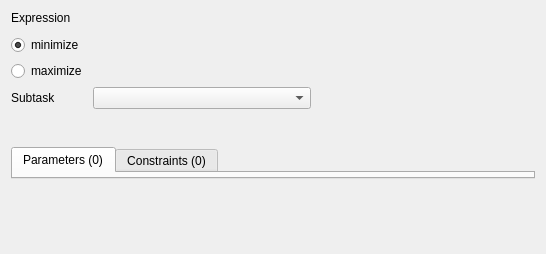
<?xml version="1.0" encoding="UTF-8"?>
<ui version="4.0">
<comment> Begin CVS Header </comment>
<comment>   $Source: /fs/turing/cvs/copasi_dev/copasi/UI/CQOptimizationWidget.ui,v $ </comment>
<comment>   $Revision: 1.16 $ </comment>
<comment>   $Name: Build-33 $ </comment>
<comment>   $Author: pwilly $ </comment>
<comment>   $Date: 2009/09/23 11:45:51 $ </comment>
<comment> End CVS Header </comment>

<comment> Copyright (C) 2008 by Pedro Mendes, Virginia Tech Intellectual </comment>
<comment> Properties, Inc., EML Research, gGmbH, University of Heidelberg, </comment>
<comment> and The University of Manchester. </comment>
<comment> All rights reserved. </comment>

 <comment> All rights reserved. </comment>
 <class>CQOptimizationWidget</class>
 <widget class="TaskWidget" name="CQOptimizationWidget">
  <property name="geometry">
   <rect>
    <x>0</x>
    <y>0</y>
    <width>546</width>
    <height>254</height>
   </rect>
  </property>
  <property name="sizePolicy">
   <sizepolicy hsizetype="Preferred" vsizetype="Preferred">
    <horstretch>0</horstretch>
    <verstretch>0</verstretch>
   </sizepolicy>
  </property>
  <property name="minimumSize">
   <size>
    <width>0</width>
    <height>0</height>
   </size>
  </property>
  <property name="caption" stdset="0">
   <string>Optimization</string>
  </property>
  <layout class="QVBoxLayout" name="verticalLayout">
   <item>
    <layout class="QGridLayout" name="gridLayout">
     <item row="0" column="0">
      <widget class="QLabel" name="mpLblExpression">
       <property name="sizePolicy">
        <sizepolicy hsizetype="Preferred" vsizetype="Preferred">
         <horstretch>0</horstretch>
         <verstretch>0</verstretch>
        </sizepolicy>
       </property>
       <property name="text">
        <string>Expression</string>
       </property>
       <property name="alignment">
        <set>Qt::AlignLeading|Qt::AlignLeft|Qt::AlignTop</set>
       </property>
       <property name="wordWrap">
        <bool>false</bool>
       </property>
      </widget>
     </item>
     <item row="0" column="1" rowspan="3" colspan="2">
      <widget class="CQExpressionMmlStackedWidget" name="mpExpressionEMW">
       <property name="minimumSize">
        <size>
         <width>420</width>
         <height>70</height>
        </size>
       </property>
       <widget class="QWidget" name="page"/>
       <widget class="QWidget" name="page_2"/>
      </widget>
     </item>
     <item row="1" column="0">
      <widget class="QRadioButton" name="mpBtnMinimize">
       <property name="sizePolicy">
        <sizepolicy hsizetype="Minimum" vsizetype="Fixed">
         <horstretch>0</horstretch>
         <verstretch>0</verstretch>
        </sizepolicy>
       </property>
       <property name="text">
        <string>minimize</string>
       </property>
       <property name="checked">
        <bool>true</bool>
       </property>
      </widget>
     </item>
     <item row="2" column="0">
      <widget class="QRadioButton" name="mpBtnMaximize">
       <property name="sizePolicy">
        <sizepolicy hsizetype="Minimum" vsizetype="Fixed">
         <horstretch>0</horstretch>
         <verstretch>0</verstretch>
        </sizepolicy>
       </property>
       <property name="text">
        <string>maximize</string>
       </property>
      </widget>
     </item>
     <item row="3" column="0">
      <widget class="QLabel" name="mpLblType">
       <property name="sizePolicy">
        <sizepolicy hsizetype="Preferred" vsizetype="Preferred">
         <horstretch>0</horstretch>
         <verstretch>0</verstretch>
        </sizepolicy>
       </property>
       <property name="text">
        <string>Subtask</string>
       </property>
       <property name="alignment">
        <set>Qt::AlignLeading|Qt::AlignLeft|Qt::AlignVCenter</set>
       </property>
       <property name="wordWrap">
        <bool>false</bool>
       </property>
      </widget>
     </item>
     <item row="3" column="1">
      <widget class="QComboBox" name="mpBoxSubtask">
       <property name="sizePolicy">
        <sizepolicy hsizetype="MinimumExpanding" vsizetype="Fixed">
         <horstretch>0</horstretch>
         <verstretch>0</verstretch>
        </sizepolicy>
       </property>
      </widget>
     </item>
     <item row="3" column="2">
      <spacer name="mpSpacer">
       <property name="orientation">
        <enum>Qt::Horizontal</enum>
       </property>
       <property name="sizeType">
        <enum>QSizePolicy::Expanding</enum>
       </property>
       <property name="sizeHint" stdset="0">
        <size>
         <width>214</width>
         <height>20</height>
        </size>
       </property>
      </spacer>
     </item>
    </layout>
   </item>
   <item>
    <spacer name="verticalSpacer">
     <property name="orientation">
      <enum>Qt::Vertical</enum>
     </property>
     <property name="sizeHint" stdset="0">
      <size>
       <width>20</width>
       <height>2</height>
      </size>
     </property>
    </spacer>
   </item>
   <item>
    <widget class="QTabWidget" name="mpTabWidget">
     <property name="sizePolicy">
      <sizepolicy hsizetype="Expanding" vsizetype="Expanding">
       <horstretch>0</horstretch>
       <verstretch>0</verstretch>
      </sizepolicy>
     </property>
     <widget class="QWidget" name="mpParametersPage">
      <attribute name="title">
       <string>Parameters (0)</string>
      </attribute>
     </widget>
     <widget class="QWidget" name="mpConstraintsPage">
      <attribute name="title">
       <string>Constraints (0)</string>
      </attribute>
     </widget>
    </widget>
   </item>
   <item>
    <spacer name="verticalSpacer_2">
     <property name="orientation">
      <enum>Qt::Vertical</enum>
     </property>
     <property name="sizeHint" stdset="0">
      <size>
       <width>20</width>
       <height>13</height>
      </size>
     </property>
    </spacer>
   </item>
   <item>
    <spacer name="verticalSpacer_3">
     <property name="orientation">
      <enum>Qt::Vertical</enum>
     </property>
     <property name="sizeHint" stdset="0">
      <size>
       <width>20</width>
       <height>14</height>
      </size>
     </property>
    </spacer>
   </item>
  </layout>
 </widget>
 <layoutdefault spacing="6" margin="11"/>
 <customwidgets>
  <customwidget>
   <class>CQExpressionMmlStackedWidget</class>
   <extends>QStackedWidget</extends>
   <header>CQExpressionMmlStackedWidget.h</header>
   <container>1</container>
  </customwidget>
  <customwidget>
   <class>TaskWidget</class>
   <extends>QWidget</extends>
   <header>TaskWidget.h</header>
   <container>1</container>
  </customwidget>
 </customwidgets>
 <tabstops>
  <tabstop>mpBoxSubtask</tabstop>
  <tabstop>mpTabWidget</tabstop>
 </tabstops>
 <includes>
  <include location="local">TaskWidget.h</include>
  <include location="global">map</include>
  <include location="global">string</include>
  <include location="local">TaskWidget.h</include>
 </includes>
 <resources/>
 <connections>
  <connection>
   <sender>mpTabWidget</sender>
   <signal>currentChanged(QWidget*)</signal>
   <receiver>CQOptimizationWidget</receiver>
   <slot>slotPageChange(QWidget*)</slot>
   <hints>
    <hint type="sourcelabel">
     <x>20</x>
     <y>20</y>
    </hint>
    <hint type="destinationlabel">
     <x>20</x>
     <y>20</y>
    </hint>
   </hints>
  </connection>
  <connection>
   <sender>mpBoxSubtask</sender>
   <signal>activated(QString)</signal>
   <receiver>CQOptimizationWidget</receiver>
   <slot>slotSubtaskChanged(QString)</slot>
   <hints>
    <hint type="sourcelabel">
     <x>20</x>
     <y>20</y>
    </hint>
    <hint type="destinationlabel">
     <x>20</x>
     <y>20</y>
    </hint>
   </hints>
  </connection>
 </connections>
</ui>
